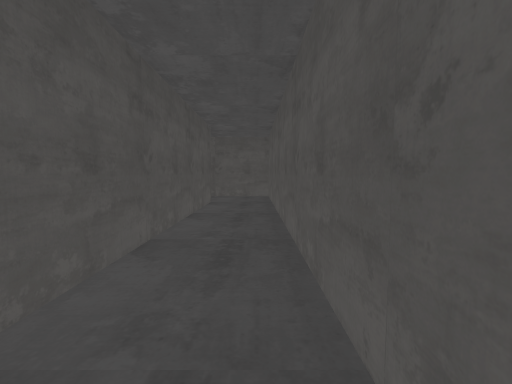
[1] (above)

18 first-person views from a walk through a Unity game level. The camera is 1.5 m above the floor, tilts 4° down and sees 90° across. The floor is counted in squares, 2 m on a side. Each view is taken from the middle of a square. On the plan, view 1 faces up. The plan holds only what a view shows up to about 9 squares ahead; the rest is blank. The place goes on beyond the plan. The player character is not drawn. Some animated figures are left out.

[2]
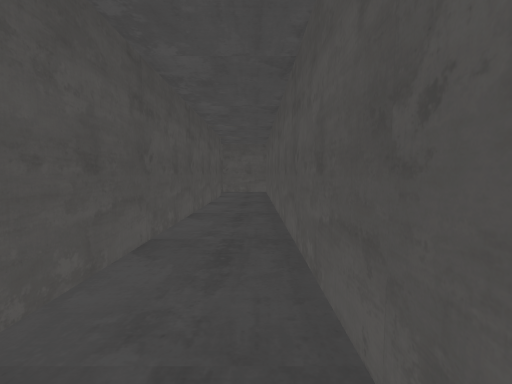

[3]
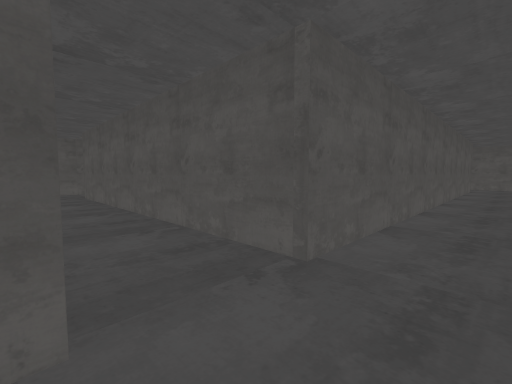

[4]
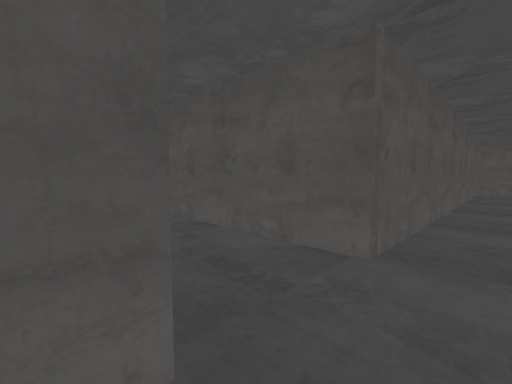

[5]
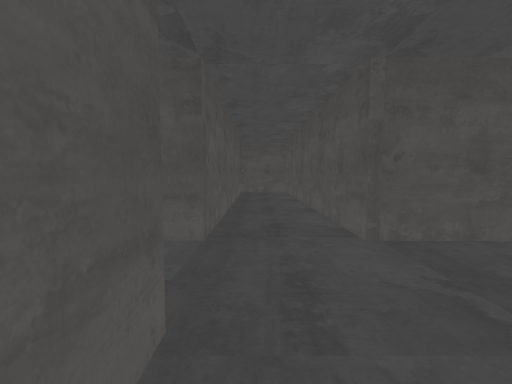

[6]
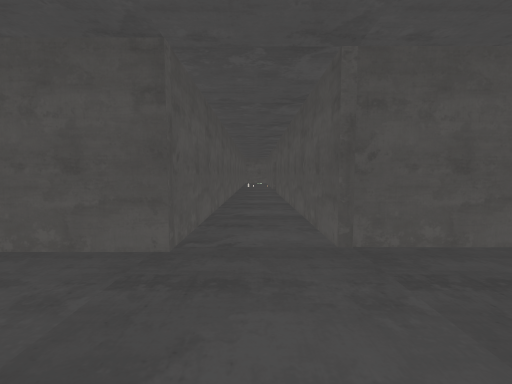

[7]
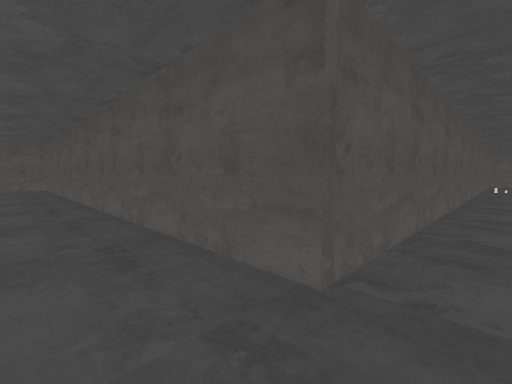

[8]
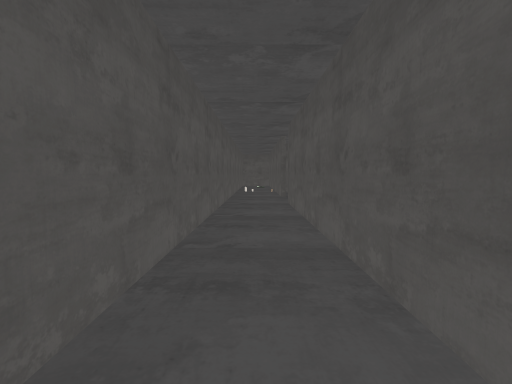

[9]
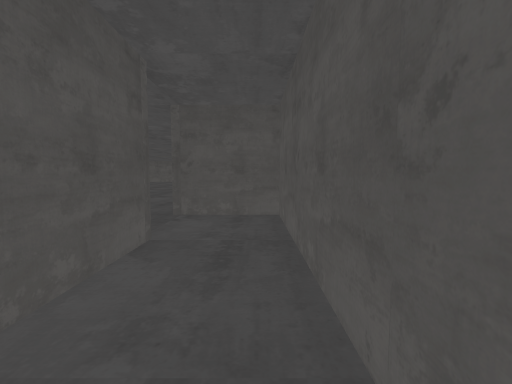

[10]
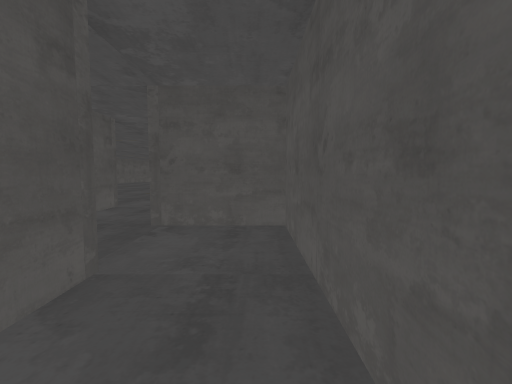

[11]
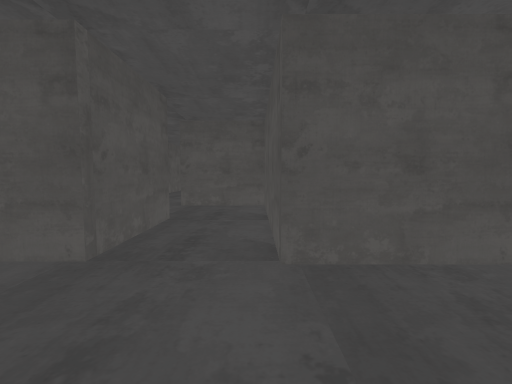

[12]
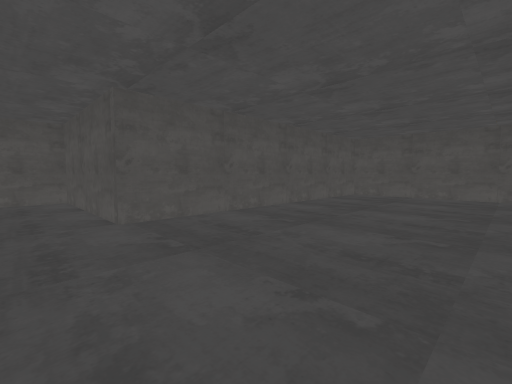

[13]
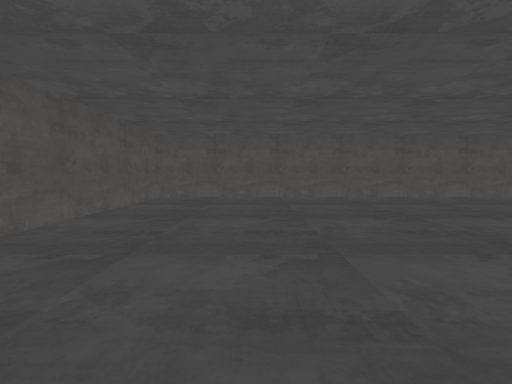

[14]
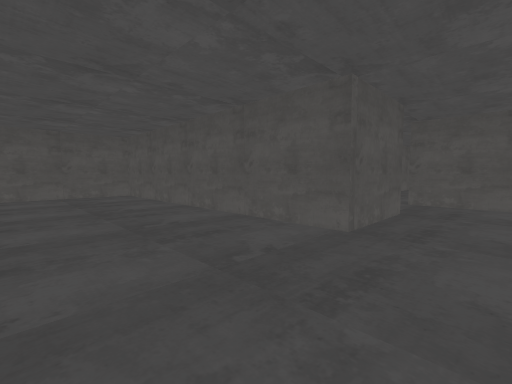

[15]
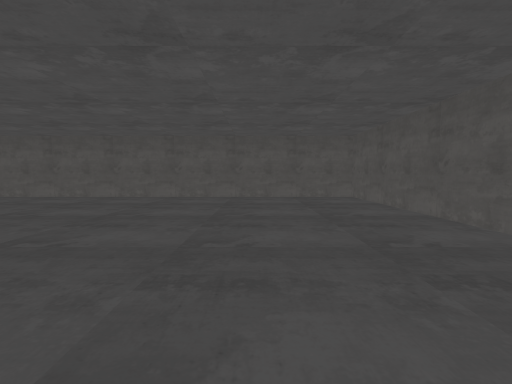

[16]
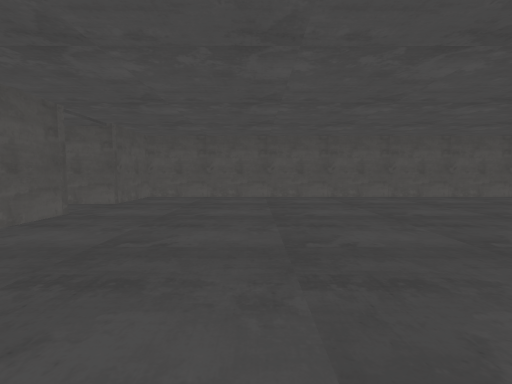

[17]
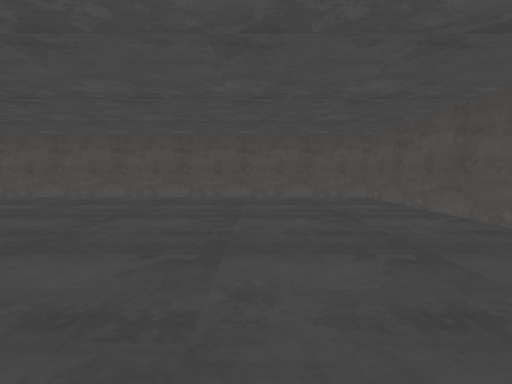

[18]
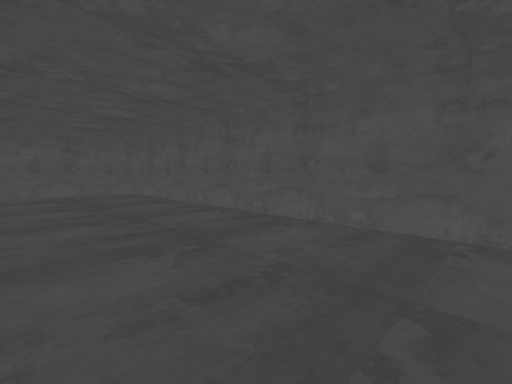

### Floor plan
Points are (right, up) in squares from view 1. A wall is a line through its corners. A room is listed if a view was taken in it or the views show most of it. See-through windows are left out.
Room 1 (views 1, 2, 3, 4, 5, 6, 7, 8, 9, 10)
walls: (-1.2, -7.4) (-1.2, -10.5); (8.5, -5.2) (0.4, -5.2) (0.4, 8.7) (-1.5, 8.7); (0.4, -10.4) (0.4, -6.8) (8.8, -6.8); (-1.2, 6.9) (-1.2, -4.6)
objects: other object (6, -7); other object (6, -5)
Room 2 (views 11, 12, 13, 14, 15, 16, 17, 18)
walls: (-0.9, 28.5) (-11.2, 28.5) (-11.2, 10.9) (-4.4, 10.9); (-0.6, 10.9) (6.4, 10.9) (6.4, 28.5) (4.4, 28.5) (4.4, 29.8); (-3.2, 10.6) (-3.2, 8.1); (2.9, 28.5) (1.5, 28.5); (-1.5, 8.7) (-1.5, 9.6); (-2.6, 6.9) (-1.2, 6.9)
objects: other object (-4, 11); other object (-1, 10)

Where each view was taken, in squares from view 1:
view 1: 0 up, 0 right, facing up
view 2: 2 down, 0 right, facing up
view 3: 7 down, 0 right, facing up-left
view 4: 6 down, 1 right, facing down-left
view 5: 4 down, 0 right, facing down
view 6: 6 down, 2 left, facing right
view 7: 6 down, 1 left, facing up-right
view 8: 6 down, 2 right, facing right
view 9: 4 up, 0 right, facing up
view 10: 5 up, 0 right, facing up
view 11: 13 up, 3 left, facing down
view 12: 15 up, 2 left, facing down-left
view 13: 14 up, 3 left, facing left
view 14: 14 up, 3 left, facing down-right
view 15: 14 up, 2 left, facing right
view 16: 25 up, 2 left, facing right
view 17: 25 up, 3 left, facing left
view 18: 25 up, 1 left, facing up-left
